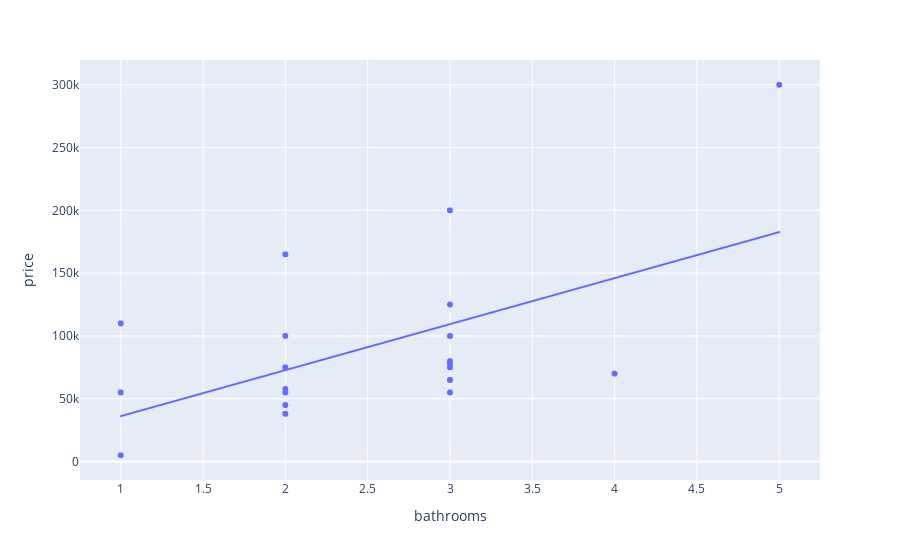

Notebook code for this chart:
### Code cell
fig = px.scatter(data_frame=apartments_copy, x=apartments_copy['bathrooms'], y=apartments_copy['price'], trendline="ols")
fig.show()

### Figure 1 — Plotly figure (JSON) as saved in the notebook; plotly's stock layout.template omitted (floating-point values rounded to 4 significant figures; data arrays with more than 128 entries replaced by an {"elided": "..."} marker saying what was removed)
{"data": [{"hovertemplate": "bathrooms=%{x}<br>price=%{y}<extra></extra>", "legendgroup": "", "marker": {"color": "#636efa", "symbol": "circle"}, "mode": "markers", "name": "", "showlegend": false, "type": "scattergl", "x": {"elided": "2520 int values"}, "xaxis": "x", "y": {"elided": "2520 int values"}, "yaxis": "y"}, {"hovertemplate": "<b>OLS trendline</b><br>price = 36633.4 * bathrooms + -506.011<br>R<sup>2</sup>=0.312955<br><br>bathrooms=%{x}<br>price=%{y} <b>(trend)</b><extra></extra>", "legendgroup": "", "marker": {"color": "#636efa", "symbol": "circle"}, "mode": "lines", "name": "", "showlegend": false, "type": "scattergl", "x": {"elided": "2520 int values"}, "xaxis": "x", "y": {"elided": "2520 float values"}, "yaxis": "y"}], "layout": {"legend": {"tracegroupgap": 0}, "margin": {"t": 60}, "xaxis": {"anchor": "y", "domain": [0, 1], "title": {"text": "bathrooms"}}, "yaxis": {"anchor": "x", "domain": [0, 1], "title": {"text": "price"}}}}
